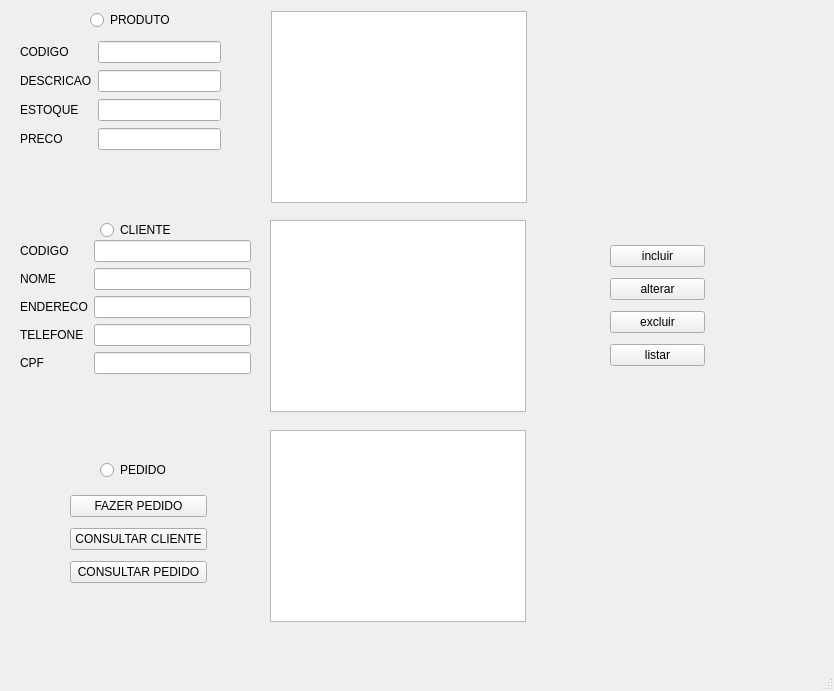
<?xml version="1.0" encoding="UTF-8"?>
<ui version="4.0">
 <class>MainWindow</class>
 <widget class="QMainWindow" name="MainWindow">
  <property name="geometry">
   <rect>
    <x>0</x>
    <y>0</y>
    <width>834</width>
    <height>691</height>
   </rect>
  </property>
  <property name="windowTitle">
   <string>MainWindow</string>
  </property>
  <widget class="QWidget" name="centralwidget">
   <widget class="QTextEdit" name="textEdit">
    <property name="geometry">
     <rect>
      <x>271</x>
      <y>11</y>
      <width>256</width>
      <height>192</height>
     </rect>
    </property>
   </widget>
   <widget class="QWidget" name="layoutWidget">
    <property name="geometry">
     <rect>
      <x>20</x>
      <y>40</y>
      <width>201</width>
      <height>111</height>
     </rect>
    </property>
    <layout class="QGridLayout" name="gridLayout">
     <item row="2" column="1">
      <widget class="QLineEdit" name="lineEdit_estoque"/>
     </item>
     <item row="1" column="0">
      <widget class="QLabel" name="label_2">
       <property name="text">
        <string>DESCRICAO</string>
       </property>
      </widget>
     </item>
     <item row="3" column="0">
      <widget class="QLabel" name="label_3">
       <property name="text">
        <string>PRECO</string>
       </property>
      </widget>
     </item>
     <item row="0" column="1">
      <widget class="QLineEdit" name="lineEdit_CODIGO"/>
     </item>
     <item row="3" column="1">
      <widget class="QLineEdit" name="lineEdit_preco"/>
     </item>
     <item row="1" column="1">
      <widget class="QLineEdit" name="lineEdit_descricao"/>
     </item>
     <item row="0" column="0">
      <widget class="QLabel" name="label">
       <property name="text">
        <string>CODIGO</string>
       </property>
      </widget>
     </item>
     <item row="2" column="0">
      <widget class="QLabel" name="label_4">
       <property name="text">
        <string>ESTOQUE</string>
       </property>
      </widget>
     </item>
    </layout>
   </widget>
   <widget class="QWidget" name="layoutWidget">
    <property name="geometry">
     <rect>
      <x>610</x>
      <y>240</y>
      <width>95</width>
      <height>132</height>
     </rect>
    </property>
    <layout class="QVBoxLayout" name="verticalLayout">
     <item>
      <widget class="QPushButton" name="pushButton_incluir">
       <property name="text">
        <string>incluir</string>
       </property>
      </widget>
     </item>
     <item>
      <widget class="QPushButton" name="pushButton_alterar">
       <property name="text">
        <string>alterar</string>
       </property>
      </widget>
     </item>
     <item>
      <widget class="QPushButton" name="pushButton_excluir">
       <property name="text">
        <string>excluir</string>
       </property>
      </widget>
     </item>
     <item>
      <widget class="QPushButton" name="pushButton_listar">
       <property name="text">
        <string>listar</string>
       </property>
      </widget>
     </item>
    </layout>
   </widget>
   <widget class="QRadioButton" name="radioButton_PRODUTO">
    <property name="geometry">
     <rect>
      <x>90</x>
      <y>10</y>
      <width>97</width>
      <height>20</height>
     </rect>
    </property>
    <property name="text">
     <string>PRODUTO</string>
    </property>
   </widget>
   <widget class="QRadioButton" name="radioButton_CLIENTE">
    <property name="geometry">
     <rect>
      <x>100</x>
      <y>220</y>
      <width>97</width>
      <height>20</height>
     </rect>
    </property>
    <property name="text">
     <string>CLIENTE</string>
    </property>
   </widget>
   <widget class="QRadioButton" name="radioButton_PEDIDO">
    <property name="geometry">
     <rect>
      <x>100</x>
      <y>460</y>
      <width>97</width>
      <height>20</height>
     </rect>
    </property>
    <property name="text">
     <string>PEDIDO</string>
    </property>
   </widget>
   <widget class="QWidget" name="layoutWidget">
    <property name="geometry">
     <rect>
      <x>20</x>
      <y>240</y>
      <width>231</width>
      <height>136</height>
     </rect>
    </property>
    <layout class="QGridLayout" name="gridLayout_2">
     <item row="0" column="0">
      <widget class="QLabel" name="label_8">
       <property name="text">
        <string>CODIGO</string>
       </property>
      </widget>
     </item>
     <item row="0" column="1">
      <widget class="QLineEdit" name="lineEdit_CODIGOCLIE"/>
     </item>
     <item row="1" column="0">
      <widget class="QLabel" name="label_6">
       <property name="text">
        <string>NOME</string>
       </property>
      </widget>
     </item>
     <item row="1" column="1">
      <widget class="QLineEdit" name="lineEdit_NOME"/>
     </item>
     <item row="2" column="0">
      <widget class="QLabel" name="label_5">
       <property name="text">
        <string>ENDERECO</string>
       </property>
      </widget>
     </item>
     <item row="2" column="1">
      <widget class="QLineEdit" name="lineEdit_ENDERECO"/>
     </item>
     <item row="3" column="0">
      <widget class="QLabel" name="label_7">
       <property name="text">
        <string>TELEFONE</string>
       </property>
      </widget>
     </item>
     <item row="3" column="1">
      <widget class="QLineEdit" name="lineEdit_TELEFONE"/>
     </item>
     <item row="4" column="0">
      <widget class="QLabel" name="label_9">
       <property name="text">
        <string>CPF</string>
       </property>
      </widget>
     </item>
     <item row="4" column="1">
      <widget class="QLineEdit" name="lineEdit_CPF"/>
     </item>
    </layout>
   </widget>
   <widget class="QWidget" name="layoutWidget">
    <property name="geometry">
     <rect>
      <x>70</x>
      <y>490</y>
      <width>137</width>
      <height>98</height>
     </rect>
    </property>
    <layout class="QVBoxLayout" name="verticalLayout_2">
     <item>
      <widget class="QPushButton" name="pushButton_Pedido">
       <property name="text">
        <string>FAZER PEDIDO</string>
       </property>
      </widget>
     </item>
     <item>
      <widget class="QPushButton" name="pushButton_consultarCliente">
       <property name="text">
        <string>CONSULTAR CLIENTE</string>
       </property>
      </widget>
     </item>
     <item>
      <widget class="QPushButton" name="pushButton_consultarPedido">
       <property name="text">
        <string>CONSULTAR PEDIDO</string>
       </property>
      </widget>
     </item>
    </layout>
   </widget>
   <widget class="QTextEdit" name="textEdit_pedido">
    <property name="geometry">
     <rect>
      <x>270</x>
      <y>430</y>
      <width>256</width>
      <height>192</height>
     </rect>
    </property>
   </widget>
   <widget class="QTextEdit" name="textEdit_cliente">
    <property name="geometry">
     <rect>
      <x>270</x>
      <y>220</y>
      <width>256</width>
      <height>192</height>
     </rect>
    </property>
   </widget>
  </widget>
  <widget class="QMenuBar" name="menubar">
   <property name="geometry">
    <rect>
     <x>0</x>
     <y>0</y>
     <width>834</width>
     <height>26</height>
    </rect>
   </property>
  </widget>
  <widget class="QStatusBar" name="statusbar"/>
 </widget>
 <resources/>
 <connections/>
</ui>
